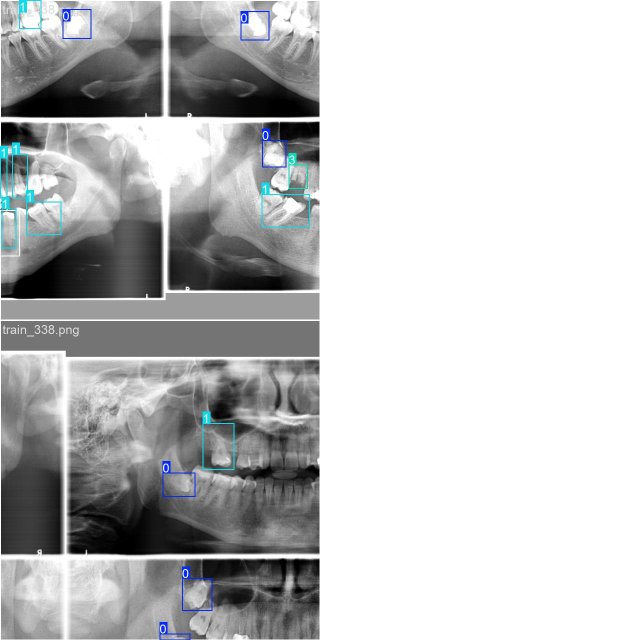
#> input picture evaluation/BoxF1_curve/train_batch1.jpg, 1280 x 1280 px, given in place of B, which was not available (shown at 1/2 size)
$ python -i edge_cases.py   (imports and definitions only)
#> lines starting #> are read from the running program, lines starting #| are printed output that depends on the picture
"""Edge-case image generation for AITC-04 (robustness).

The Test Plan asks for "10-15 poor quality images (blurred, low contrast,
cropped)". Rather than hand-collecting them, derive them deterministically
from the evaluation subset so the case is reproducible and every degradation
has a clean original to compare against.

Degradations applied (roughly in increasing severity):
    blur         Gaussian blur, radius scaled to image width
    low_contrast contrast crushed toward mid-grey, plus a brightness lift
    cropped      a chunk of the panoramic arch cut away
    dark         heavy under-exposure
    noisy        additive uniform pixel noise
"""

from __future__ import annotations

import os

DEGRADATIONS = ["blur", "low_contrast", "cropped", "dark", "noisy"]


def _apply(image, kind: str):
    from PIL import Image, ImageEnhance, ImageFilter

    if kind == "blur":
        radius = max(3.0, image.width / 250.0)
        return image.filter(ImageFilter.GaussianBlur(radius=radius))

    if kind == "low_contrast":
        faded = ImageEnhance.Contrast(image).enhance(0.25)
        return ImageEnhance.Brightness(faded).enhance(1.15)

    if kind == "cropped":
        # Cut the right third away, keeping the panoramic aspect plausible.
        return image.crop((0, 0, int(image.width * 0.66), image.height))

    if kind == "dark":
        return ImageEnhance.Brightness(image).enhance(0.30)

    if kind == "noisy":
        import numpy as np

        array = np.array(image.convert("RGB")).astype(np.int16)
        rng = np.random.default_rng(seed=0)
        noise = rng.integers(-45, 46, size=array.shape, dtype=np.int16)
        return Image.fromarray(np.clip(array + noise, 0, 255).astype("uint8"))

    raise ValueError(f"unknown degradation: {kind}")


def generate(source_paths: list[str], output_dir: str, limit: int = 15) -> list[dict]:
    """Write degraded variants of `source_paths` into `output_dir`.

    Cycles through the degradation kinds so the batch always covers all of
    them, and stops at `limit` images (the Test Plan asks for 10-15).
    """
#> called with source_paths = 'BoxF1_curve/train_batch1.jpg', output_dir = 'out.png', limit = 15
    from PIL import Image

    os.makedirs(output_dir, exist_ok=True)
    generated: list[dict] = []

    for index, source in enumerate(source_paths):
        if len(generated) >= limit:
            break
        kind = DEGRADATIONS[index % len(DEGRADATIONS)]
        stem = os.path.splitext(os.path.basename(source))[0]
        destination = os.path.join(output_dir, f"{stem}.{kind}.png")

        with Image.open(source) as handle:
#> handle is the input picture: PIL image 1280x1280 RGB; mean R, G, B 193.4, 194.3, 194.8
            _apply(handle.convert("RGB"), kind).save(destination)
#> in _apply, `return image.filter(ImageFilter.GaussianBlur(radius=radius))`:
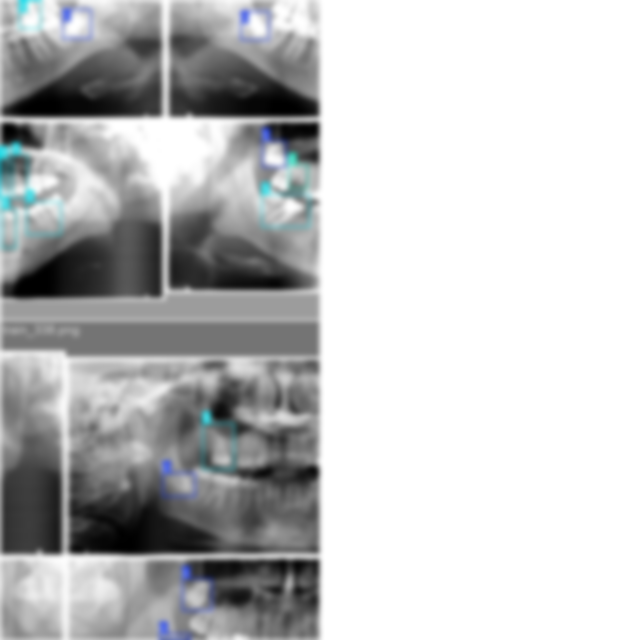
#> returned value: PIL image 1280x1280 RGB (shown at 1/2 size); mean R, G, B 193.5, 194.4, 194.9

        generated.append({"path": destination, "source": source, "degradation": kind})
#> pass 2 of the loop in generate, `for index, source in enumerate(source_paths):`:
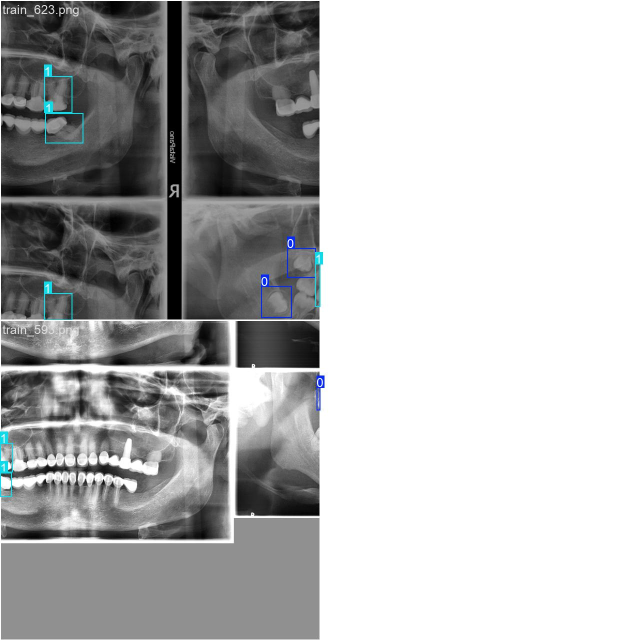
#> input picture evaluation/BoxF1_curve/train_batch2.jpg, 1280 x 1280 px, given in place of o, which was not available (shown at 1/2 size)
#> in generate, handle is the input picture: PIL image 1280x1280 RGB; mean R, G, B 181.9, 182.4, 182.7
#> in _apply (call 2), `faded = ImageEnhance.Contrast(image).enhance(0.25)`:
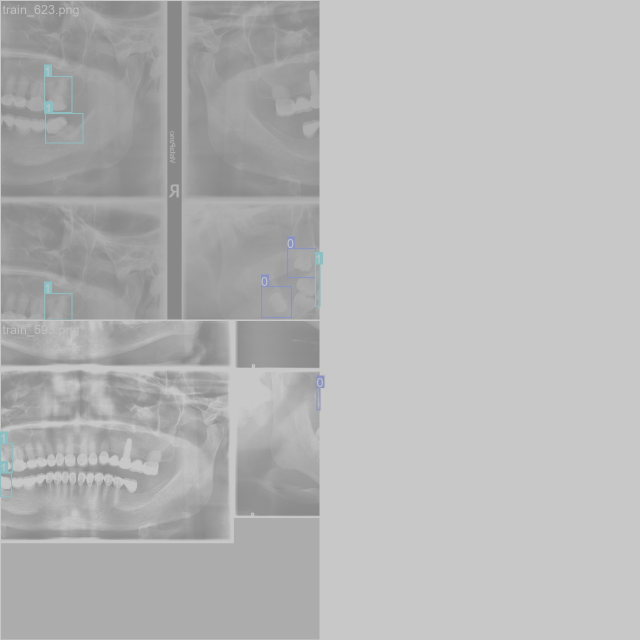
#> faded: PIL image 1280x1280 RGB (shown at 1/2 size); mean R, G, B 181.6, 181.8, 181.9
#> in _apply (call 2), `return ImageEnhance.Brightness(faded).enhance(1.15)`:
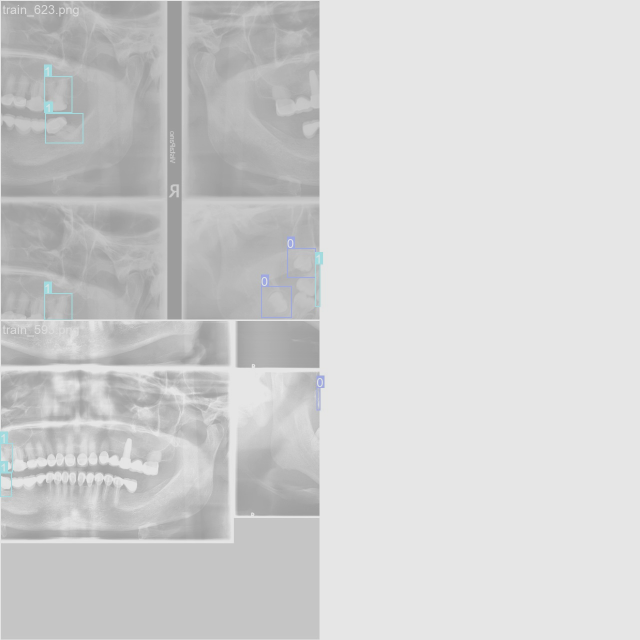
#> returned value: PIL image 1280x1280 RGB (shown at 1/2 size); mean R, G, B 208.6, 208.8, 208.9

    return generated

#> (the run stopped early here; a loop or call above may not have finished)
